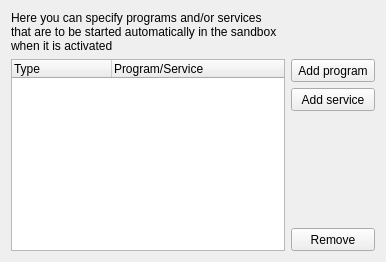
           <widget class="QWidget" name="tab_6">
            <attribute name="title">
             <string>Auto Start</string>
            </attribute>
            <layout class="QGridLayout" name="gridLayout_4">
             <item row="0" column="0">
              <widget class="QLabel" name="label_32">
               <property name="text">
                <string>Here you can specify programs and/or services that are to be started automatically in the sandbox when it is activated</string>
               </property>
               <property name="wordWrap">
                <bool>true</bool>
               </property>
              </widget>
             </item>
             <item row="1" column="0" rowspan="4">
              <widget class="QTreeWidget" name="treeAutoStart">
               <column>
                <property name="text">
                 <string>Type</string>
                </property>
               </column>
               <column>
                <property name="text">
                 <string notr="true">Program/Service</string>
                </property>
               </column>
              </widget>
             </item>
             <item row="4" column="1">
              <widget class="QToolButton" name="btnDelAuto">
               <property name="sizePolicy">
                <sizepolicy hsizetype="Preferred" vsizetype="Fixed">
                 <horstretch>0</horstretch>
                 <verstretch>0</verstretch>
                </sizepolicy>
               </property>
               <property name="minimumSize">
                <size>
                 <width>0</width>
                 <height>23</height>
                </size>
               </property>
               <property name="text">
                <string>Remove</string>
               </property>
              </widget>
             </item>
             <item row="3" column="1">
              <spacer name="verticalSpacer_4">
               <property name="orientation">
                <enum>Qt::Vertical</enum>
               </property>
               <property name="sizeHint" stdset="0">
                <size>
                 <width>20</width>
                 <height>40</height>
                </size>
               </property>
              </spacer>
             </item>
             <item row="1" column="1">
              <widget class="QToolButton" name="btnAddAutoExe">
               <property name="sizePolicy">
                <sizepolicy hsizetype="Preferred" vsizetype="Fixed">
                 <horstretch>0</horstretch>
                 <verstretch>0</verstretch>
                </sizepolicy>
               </property>
               <property name="minimumSize">
                <size>
                 <width>0</width>
                 <height>23</height>
                </size>
               </property>
               <property name="text">
                <string>Add program</string>
               </property>
              </widget>
             </item>
             <item row="2" column="1">
              <widget class="QToolButton" name="btnAddAutoSvc">
               <property name="sizePolicy">
                <sizepolicy hsizetype="Preferred" vsizetype="Fixed">
                 <horstretch>0</horstretch>
                 <verstretch>0</verstretch>
                </sizepolicy>
               </property>
               <property name="minimumSize">
                <size>
                 <width>0</width>
                 <height>23</height>
                </size>
               </property>
               <property name="text">
                <string>Add service</string>
               </property>
              </widget>
             </item>
            </layout>
           </widget>
